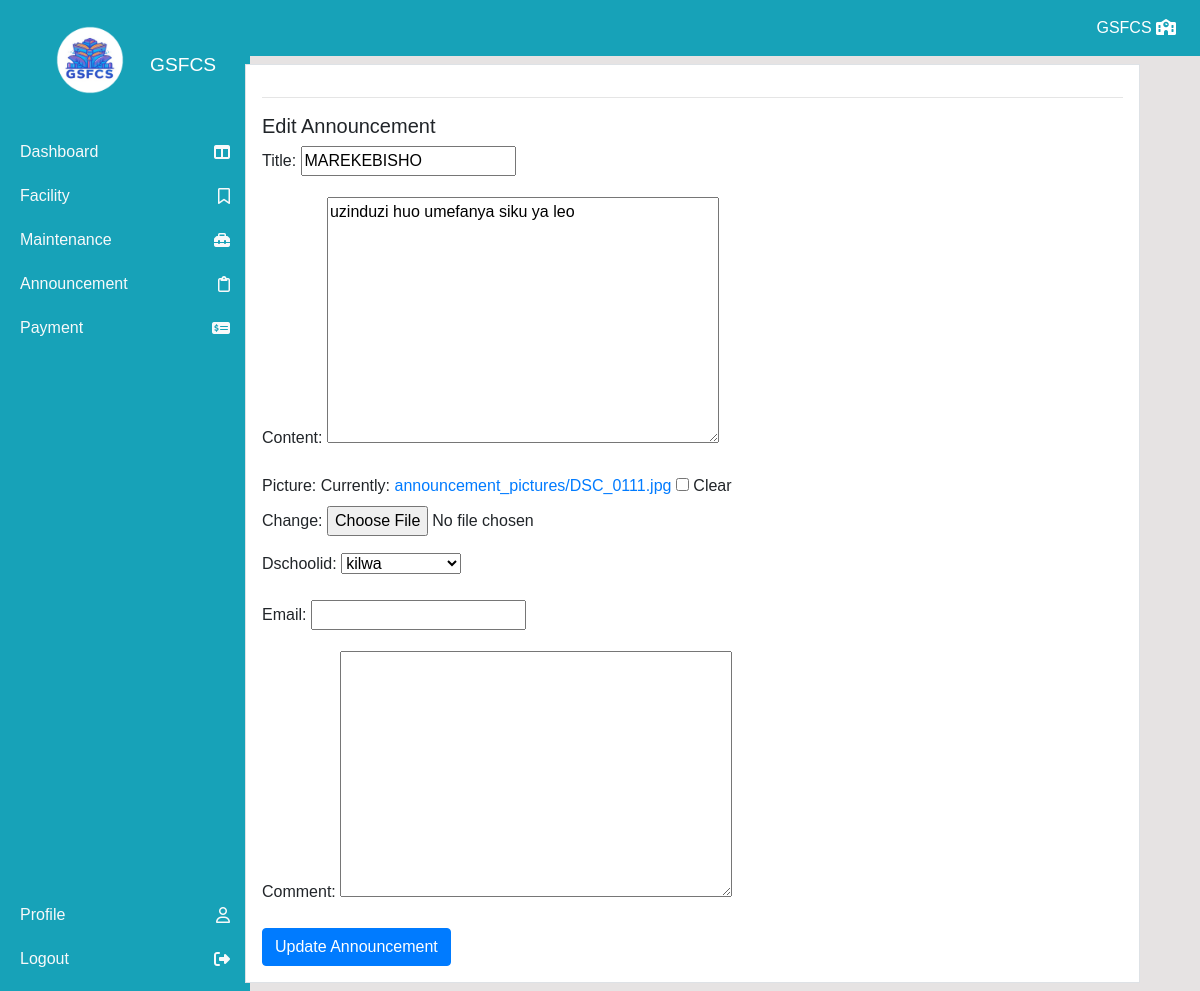
Page /edit-announcement/21/ (signed in) on the committed database.
### school/models.py (models this page shows, shortened)
class Announcement(models.Model):
    Title = models.CharField(max_length=200)
    Content = models.TextField()
    SchoolAdminID = models.ForeignKey('SchoolAdmin', on_delete=models.CASCADE)
    Picture = models.ImageField(upload_to='announcement_pictures', null=True, blank=True)
    TimePosted = models.DateTimeField(default=timezone.now)
    DSchoolID = models.ForeignKey('DSchool', on_delete=models.CASCADE, default=1)
    Email = models.EmailField(blank=True, null=True)
    Comment = models.TextField(blank=True, null=True)

class DSchool(models.Model):
    DSchoolID = models.AutoField(primary_key=True)
    DSchoolName = models.CharField(max_length=100, unique=True)
    Ward = models.CharField(max_length=100, unique=True)
    Street = models.CharField(max_length=100, unique=True)
    def __str__(self):
        return self.DSchoolName

### school/decorators.py (the view)
    def _wrapped_view(request, *args, **kwargs):
        if request.user.is_active:
            return view_func(request, *args, **kwargs)
        else:
            return HttpResponseForbidden("You are not allowed to access this page.")

### school/forms.py
class AnnouncementForm(forms.ModelForm):
    class Meta:
        model = Announcement
        fields = ['Title', 'Content', 'Picture', 'DSchoolID', 'Email', 'Comment']
    DSchoolID = forms.ModelChoiceField(queryset=DSchool.objects.all(), empty_label="Select School")

### school/views.py (called while the page is built)
@login_required
@active_user_required
def editannouncement(request, pk):
    announcement = get_object_or_404(Announcement, pk=pk)
    if request.method == 'POST':
        form = AnnouncementForm(request.POST, request.FILES, instance=announcement)
        if form.is_valid():
            form.save()
            return redirect('school-addannouncement')
    else:
        form = AnnouncementForm(instance=announcement)
    return render(request, 'schooladmin/editannouncement.html', {'form': form})

### templates/schooladmin/editannouncement.html (shortened to what this page needs)
{% extends 'partials/base.html' %}
{% block content %}
{% include 'partials/topnav2.html' %}
<div class="container">
    <div class="row my-2">
        <div class="col-md-2"></div>
        <div class="col-md-10">
            <div class="border bg-white p-3">
                <hr>
                <h5>Edit Announcement</h5>
                <form method="post" enctype="multipart/form-data" class="form">
                    {{ form.as_p }}
                    <button type="submit" class="btn btn-primary">Update Announcement</button>
                </form>
            </div>
        </div>
    </div>
</div>
{% endblock %}

### static/style.css (style rules this page uses)
body { background: rgb(230, 227, 227); }

### templates/partials/base.html (style rules this page uses)
body { margin: 0; padding: 0; font-family: Arial, sans-serif; }

### rows in the picture
Announcement: Title "MAREKEBISHO", Content "uzinduzi huo umefanya siku ya leo"
DSchool: DSchoolID "kilwa"
